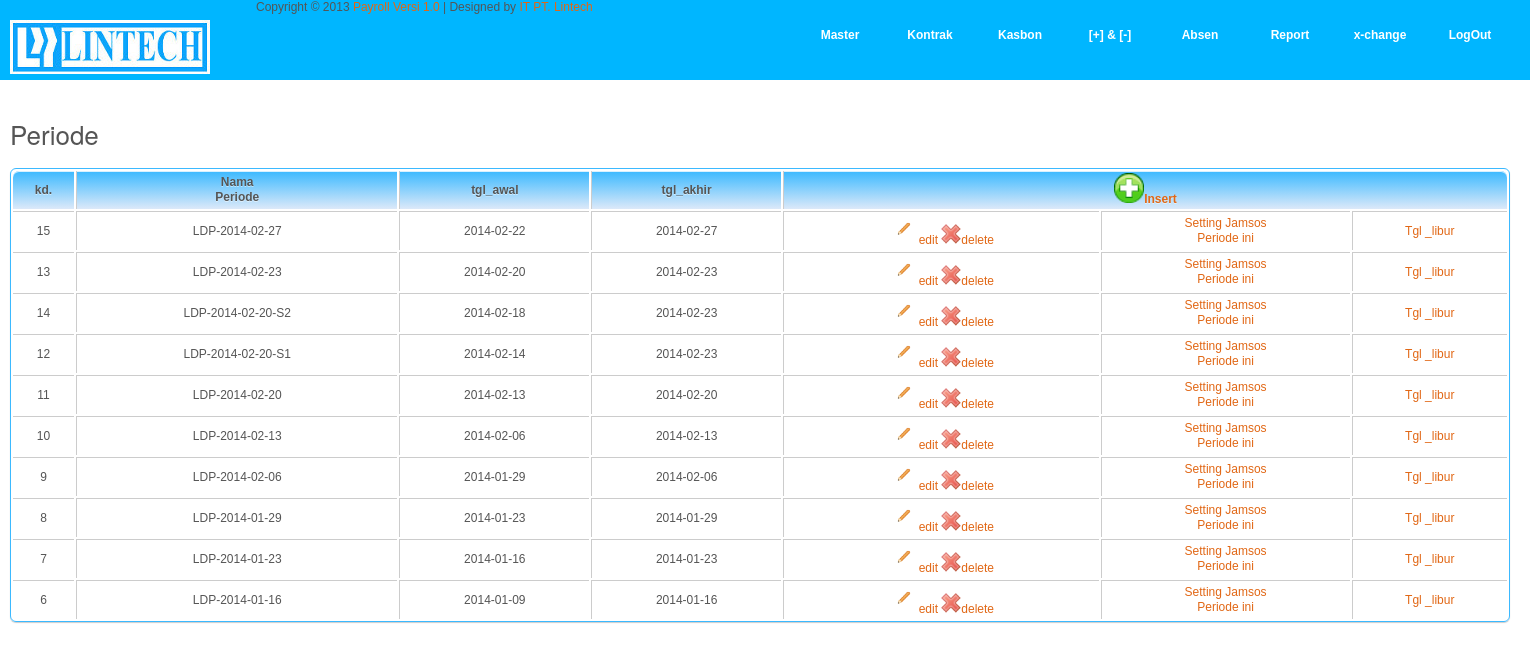
The page /m_periode.php (signed in) on the database its author committed.
### tables this page shows
CREATE TABLE IF NOT EXISTS `periode` (
  `kd_periode` int(11) NOT NULL,
  `nama_periode` varchar(32) NOT NULL,
  `tgl_awal` date NOT NULL,
  `tgl_akhir` date NOT NULL,
  `potongan_jamsos` smallint(6) NOT NULL DEFAULT '0',
  PRIMARY KEY (`kd_periode`)
);

### m_periode.php (the view, shortened to what this page needs)
<?php
require_once 'connections/conn_mysqli_procedural.php';
$SQL_periode = "SELECT * FROM periode  Order BY tgl_awal DESC";
$rs_periode = mysqli_query($link, $SQL_periode);
?>
<!DOCTYPE html PUBLIC "-//W3C//DTD XHTML 1.0 Transitional//EN" "http://www.w3.org/TR/xhtml1/DTD/xhtml1-transitional.dtd">
<html xmlns="http://www.w3.org/1999/xhtml">
<head>
<link href="templatemo_style.css" rel="stylesheet" type="text/css" />
<link rel="stylesheet" type="text/css" href="css/ddsmoothmenu.css" />
</head>
<body>
<?php require_once('header.inc'); ?>
<div id="templatemo_main" class="wrapper">
	    <h2>Periode</h2>
		<table class="bordered" width="100%">
		<tr text-align: right ="center">
		<th>kd.</th>
		<th>Nama<br>Periode</th>
		<th>tgl_awal</td>
		<th>tgl_akhir</th>
		<th colspan = "6" align=center><a href="insert_m_periode.php" >
		<img src="./button/create.png" alt="" width=30 height=30>Insert</a></th>
		</tr>
		<?php while($row_rsperiode = mysqli_fetch_assoc($rs_periode)) { ?>
		<tr align="center">
		<td><?=$row_rsperiode['kd_periode']?></td>
		<td><?=$row_rsperiode['nama_periode']?></td>
		<td><?=$row_rsperiode['tgl_awal']?></td>
		<td><?=$row_rsperiode['tgl_akhir']?></td>
		<td>
		<a href="insert_m_periode.php?edit=1&kd_periode=<?=$row_rsperiode['kd_periode']?>">
		<img src="./button/pencil_small.png" alt="" width=30 height=30>edit
		</a>
		<a href="saveinsert_m_periode.php?delete=1&kd_periode=<?=$row_rsperiode['kd_periode']?>">
		<img src="./button/delete.png" alt="" width=20 height=20>delete
		</a>
		</td>
		<td>
		<a href="jamsostek.php?kd_periode=<?=$row_rsperiode['kd_periode']?>"> Setting Jamsos <br>Periode ini</a>
		</td>
		<td><a href="tgl_libur.php?kd_periode=<?=$row_rsperiode['kd_periode']?>"> Tgl _libur</a></td>
		</tr>
		<?php } ?>
		</table>
	</div>
</body>
</html>

### header.inc (shortened to what this page needs)
<div id="templatemo_header_wrapper">
	<div id="templatemo_header" class="wrapper">
		Copyright © 2013 <a href="#">Payroll Versi 1.0 </a> | Designed by <a href="#" target="_parent">IT PT. Lintech</a>
    	<div id="site_title"><a href="#">Lintech.co.id</a></div>
        <div id="templatemo_menu" class="ddsmoothmenu">
            <ul>
                <li><a href="#" class="<?php if ($_GET[sel]==1) echo "selected";?>">Master</a>
                </li>
				<li><a href="#" class = <?php if (isset($_GET['sel'])) { if ($_GET['sel']==2) echo "selected";} ?>>Kontrak</a>
				</li>
                <li><a href="#" class = <?php if (isset($_GET['sel'])) { if($_GET['sel']==3) echo "selected";}?>>Kasbon</a>
				</li>
					<li><a href="#" class = <?php if (isset($_GET['sel'])){ if ($_GET['sel']==4) echo "selected";}?>>[+] & [-]</a>
				</li>
				<li><a href="#" class = <?php if (isset($_GET['sel'])){if ($_GET['sel']==5) echo "selected";}?>>Absen</a>
				</li>
				<li><a href="#" class = <?php if (isset($_GET['sel'])){if ($_GET['sel']==7) echo "selected";}?>>Report</a>
				</li>
				<li><a href="x-change/" class = <?php if (isset($_GET['sel'])){if ($_GET['sel']==6) echo "selected";}?>>x-change</a>
				</li>
				<li><a href="logout.php" class = <?php if (isset($_GET['sel'])){if ($_GET['sel']==7) echo "selected";}?>>LogOut</a>
				</li>
            </ul>
            <br style="clear: left" />
        </div>
    </div>
</div>

### templatemo_style.css (style rules this page uses)
body { margin: 0; padding: 0; color: #555; font-family: Verdana, Arial, Helvetica, sans-serif; font-size: 12px; line-height: 15px; background-color: #fff; }
h1, h2, h3, h4, h5, h6 { color:#555; font-weight:400; padding: 0; margin: 0; font-family: "Helvetica Neue",Helvetica,Arial,sans-serif }
h2 { font-size:26px; margin-bottom: 20px; line-height: 28px }
img { margin: 0; padding: 0 }
a:link, a:visited { color:#e16715; text-decoration: none }
#templatemo_header_wrapper { width: 100%; background:#00b6ff }
.wrapper { height: 2900px; width: 1500px; padding: 0 10px; margin: 0px; }
#templatemo_header { height: 80px; }
#templatemo_main { padding: 40px 10px; background: # }
#site_title { float: left; margin-top: 20px }
#site_title a { display: block; font-size: 12px; font-family: Georgia, "Times New Roman", Times, serif; width: 246px; height: 54px; color: #acacac; text-indent: -10000px; background: url(images/lintech.jpg) no-repeat top left }
#templatemo_menu { float: right; margin-top: 18px; border-radius:5px; }
.bordered { border: solid #3BB9FF 1px; -moz-border-radius: 6px; -webkit-border-radius: 6px; border-radius: 6px; -webkit-box-shadow: 0 1px 1px #ccc; -moz-box-shadow: 0 1px 1px #ccc; box-shadow: 0 1px 1px #ccc; }
.bordered td, .bordered th { border-left: 1px solid #ccc; border-top: 1px solid #ccc; padding: 2px; text-align: none; }
.bordered th { background-color: #dce9f9; background-image: -webkit-gradient(linear, left top, left bottom, from(#3BB9FF), to(#dce9f9)); background-image: -webkit-linear-gradient(top, #3BB9FF, #dce9f9); background-image: -moz-linear-gradient(top, #3BB9FF, #88F188); background-image: -ms-linear-gradient(top, #3BB9FF, #08630E); background-image: -o-linear-gradient(top, #3BB9FF, #08630E); background-image: linear-gradient(top, #3BB9FF, #08630E); -webkit-box-shadow: 0 1px 0 rgba(255,255,255,.8) inset; -moz-box-shadow:0 1px 0 rgba(255,255,255,.8) inset; box-shadow: 0 1px 0 rgba(255,255,255,.8) inset; border-top: none; text-shadow: 0 1px 0 rgba(255,255,255,.5); }
.bordered td:first-child, .bordered th:first-child { border-left: none; }
.bordered th:first-child { -moz-border-radius: 6px 0 0 0; -webkit-border-radius: 6px 0 0 0; border-radius: 6px 0 0 0; }
.bordered th:last-child { -moz-border-radius: 0 6px 0 0; -webkit-border-radius: 0 6px 0 0; border-radius: 0 6px 0 0; }
.bordered tr:last-child td:first-child { -moz-border-radius: 0 0 0 6px; -webkit-border-radius: 0 0 0 6px; border-radius: 0 0 0 6px; }
.bordered tr:last-child td:last-child { -moz-border-radius: 0 0 6px 0; -webkit-border-radius: 0 0 6px 0; border-radius: 0 0 6px 0; }

### css/ddsmoothmenu.css (style rules this page uses)
.ddsmoothmenu { border-radius=15px; }
.ddsmoothmenu ul { z-index:100; margin: 0; padding: 0; list-style-type: none; }
.ddsmoothmenu ul li { position: relative; display: inline; float: left; background:none; }
.ddsmoothmenu ul li a { display: block; height: 35px; width: 80px; margin-left: 10px; line-height: 35px; font-family: Arial, Helvetica, sans-serif; font-size: 12px; font-weight: bold; color: white; text-align: center; text-decoration: none; outline: none; background-color:nobe ; border-top-left-radius:0px; border-top-right-radius:10px; background:none; }

### rows shown on the page
periode: kd_periode "15", nama_periode "LDP-2014-02-27", tgl_awal "2014-02-22", tgl_akhir "2014-02-27"
periode: kd_periode "13", nama_periode "LDP-2014-02-23", tgl_awal "2014-02-20", tgl_akhir "2014-02-23"
periode: kd_periode "14", nama_periode "LDP-2014-02-20-S2", tgl_awal "2014-02-18", tgl_akhir "2014-02-23"
periode: kd_periode "12", nama_periode "LDP-2014-02-20-S1", tgl_awal "2014-02-14", tgl_akhir "2014-02-23"
periode: kd_periode "11", nama_periode "LDP-2014-02-20", tgl_awal "2014-02-13", tgl_akhir "2014-02-20"
periode: kd_periode "10", nama_periode "LDP-2014-02-13", tgl_awal "2014-02-06", tgl_akhir "2014-02-13"
periode: kd_periode "9", nama_periode "LDP-2014-02-06", tgl_awal "2014-01-29", tgl_akhir "2014-02-06"
periode: kd_periode "8", nama_periode "LDP-2014-01-29", tgl_awal "2014-01-23", tgl_akhir "2014-01-29"
periode: kd_periode "7", nama_periode "LDP-2014-01-23", tgl_awal "2014-01-16", tgl_akhir "2014-01-23"
periode: kd_periode "6", nama_periode "LDP-2014-01-16", tgl_awal "2014-01-09", tgl_akhir "2014-01-16"
